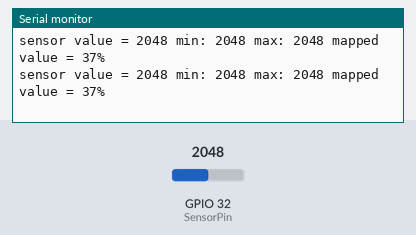
The sketch below on a simulated ESP32. On the bench: the last lines printed to the serial monitor. The test bench sets the inputs (shaded band); at power-on: GPIO 32 (SensorPin) = 2048.

Above: at 5.8 s.
5.9 s: GPIO 32 (SensorPin) set to 0
At 10.5 s:
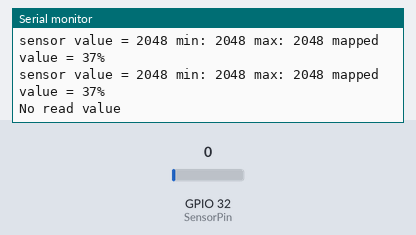
16.5 s: GPIO 32 (SensorPin) set to 491
At 20.6 s:
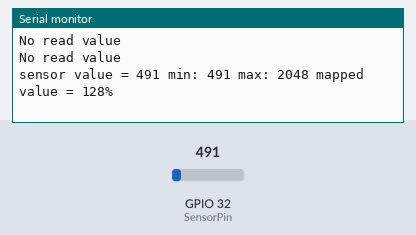

The sketch:

ESP32readSoilMoistureSensor.ino
```cpp
const int SensorPin = 32;
int readValue;
int minValue = 5000;
int maxValue = 0;
int mappedValue;

void setup() {
  Serial.begin(115200);
}

void loop() {
  readValue = analogRead(SensorPin);
  if (readValue) {
    if (readValue > maxValue) {
      maxValue = readValue;
    }
    if (readValue < minValue) {
      minValue = readValue;
    }
    mappedValue = map(readValue, 973, 2674, 100, 0);
    Serial.print("sensor value = ");
    Serial.print(readValue);
    Serial.print(" min: ");
    Serial.print(minValue);
    Serial.print(" ");
    Serial.print("max: ");
    Serial.print(maxValue);
    Serial.print(" mapped value = ");
    Serial.print(mappedValue);
    Serial.println("%");
  } else {
    Serial.println("No read value");
  }

  delay(5000);
}
```

Measured:
- after the input at 5.9 s, the serial monitor: prints a new line after 4.1 s (image 1)
- after the input at 16.5 s, the serial monitor: prints a new line after 3.5 s (image 2)
